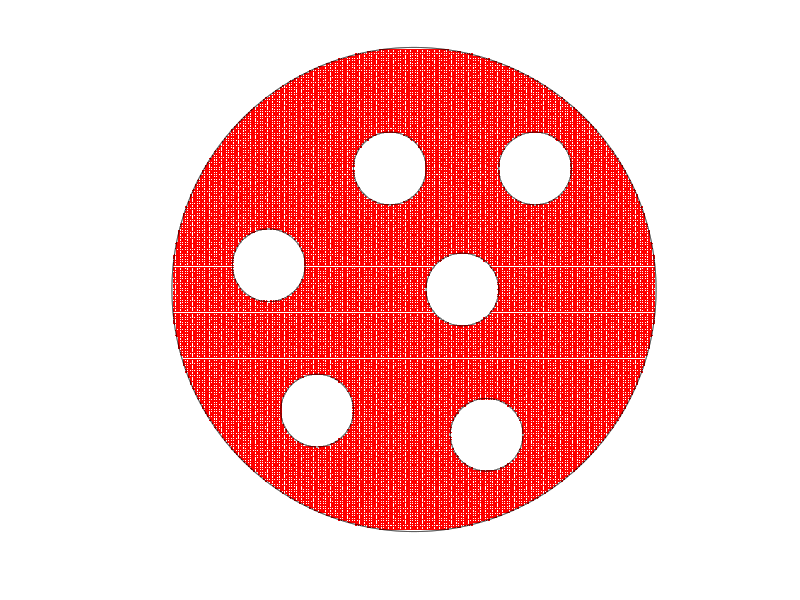

Source code (MATLAB): (Note: this script raises an error after producing the figure.)
% Example_7cr50_contour_save.m
% Nasser June 12, 2019
clear;clc
% To generate the data in the files:
% x7cr_50_pt.mat, y7cr_50_pt.mat, R7cr_50_pt.mat,
% which will be used by the MATLAB file:
% Example_7cr50_contour_plot.m
% to plot the contour lines in Figure 17 (right) in the paper:
% E. Kalmoun, M. Nasser and M. Vuorinen, Numerical computation of Mityuk's
% function and radius for some canonical slit domains. 
% 
%
% choose the values of theta_0, theta_1, ..., theta_6
% here theta_1=theta_2=theta_3=pi/2, theta_4=theta_5=theta_6=0 
% (the canonical domain is the unit disk with 3 circular slits and radial
% slits
%
thetak = [pi/2;pi/2;pi/2;pi/2;0;0;0];
centk  = [0       ; 0.2+0.0i; 0.5+0.5i;-0.1+0.5i;-0.6+0.1i;-0.4-0.5i; 0.3-0.6i; ];
% The parametrization of the boundary
n  =  2^14;
t  = [0:2*pi/n:2*pi-2*pi/n].';
k  =  1; % the unit circle: |z|=1
et(1+(k-1)*n:k*n,1)  =  1.* exp(i.*t);
etp(1+(k-1)*n:k*n,1) =  1i.*exp(i.*t);
for k=2:length(centk)
    % the inner circle: |z-0.0|=0.2
    et(1+(k-1)*n:k*n,1)  =  centk(k) +0.15.* exp(-i.*t);
    etp(1+(k-1)*n:k*n,1) =           -0.15i.*exp(-i.*t);
end
% 
% generat a meshgrid in the domain G
[x,y]=meshgrid([-0.99:0.01:0.99],[-0.99:0.01:0.99]);
z=x+i*y;
z(abs(z)>=1) = NaN;
for k=2:length(centk)
    z(abs(z-centk(k))<=0.15) = NaN;
end
sum(sum(abs(z)>=0))
% 
figure
hold on
box on
plot(real(z),imag(z),'.r');
for k=1:length(centk)
    crv=et(1+(k-1)*n:k*n,1);plot(real(crv),imag(crv),'k');
end
axis equal
grid on
axis([-1.01  1.01 -1.01  1.01])
axis off
%
% 
% 
% computing the values of Compute Mityuk's radius R(G,alpha) where alpha is
% the matrix of meshgrid points
[mz,nz]  = size(z);
for k=1:mz
    for j=1:nz
        if abs(z(k,j))>=0
            R(k,j)  =  Mityuk(et,etp,n,thetak,z(k,j));
        else
            R(k,j)  =  NaN;
        end
        [x(k,j) y(k,j) R(k,j)]
    end
end
% save the data
save('x7cr_50_pt.mat', 'x', '-ascii', '-double')
save('y7cr_50_pt.mat', 'y', '-ascii', '-double')
save('R7cr_50_pt.mat', 'R', '-ascii', '-double')
%